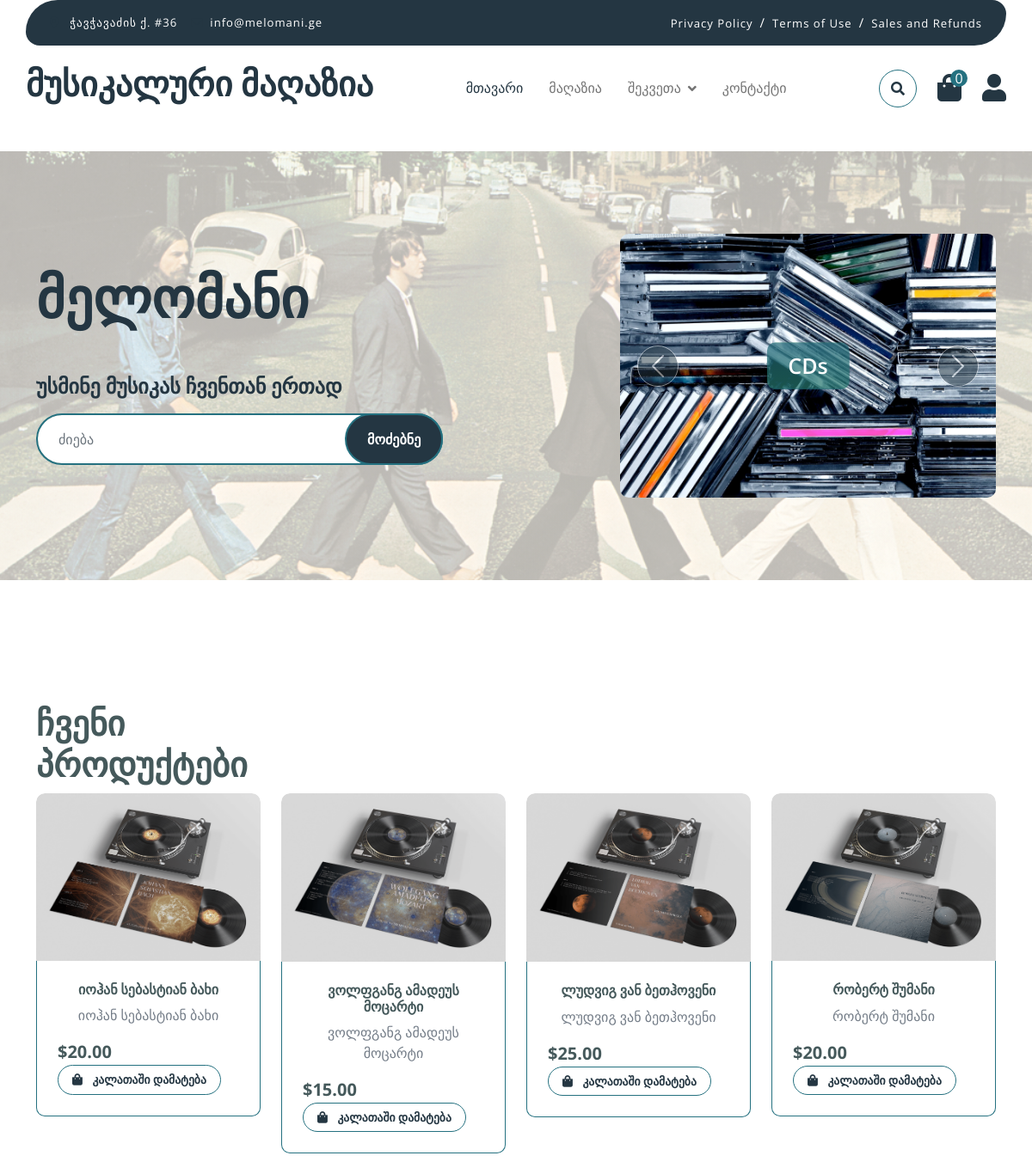
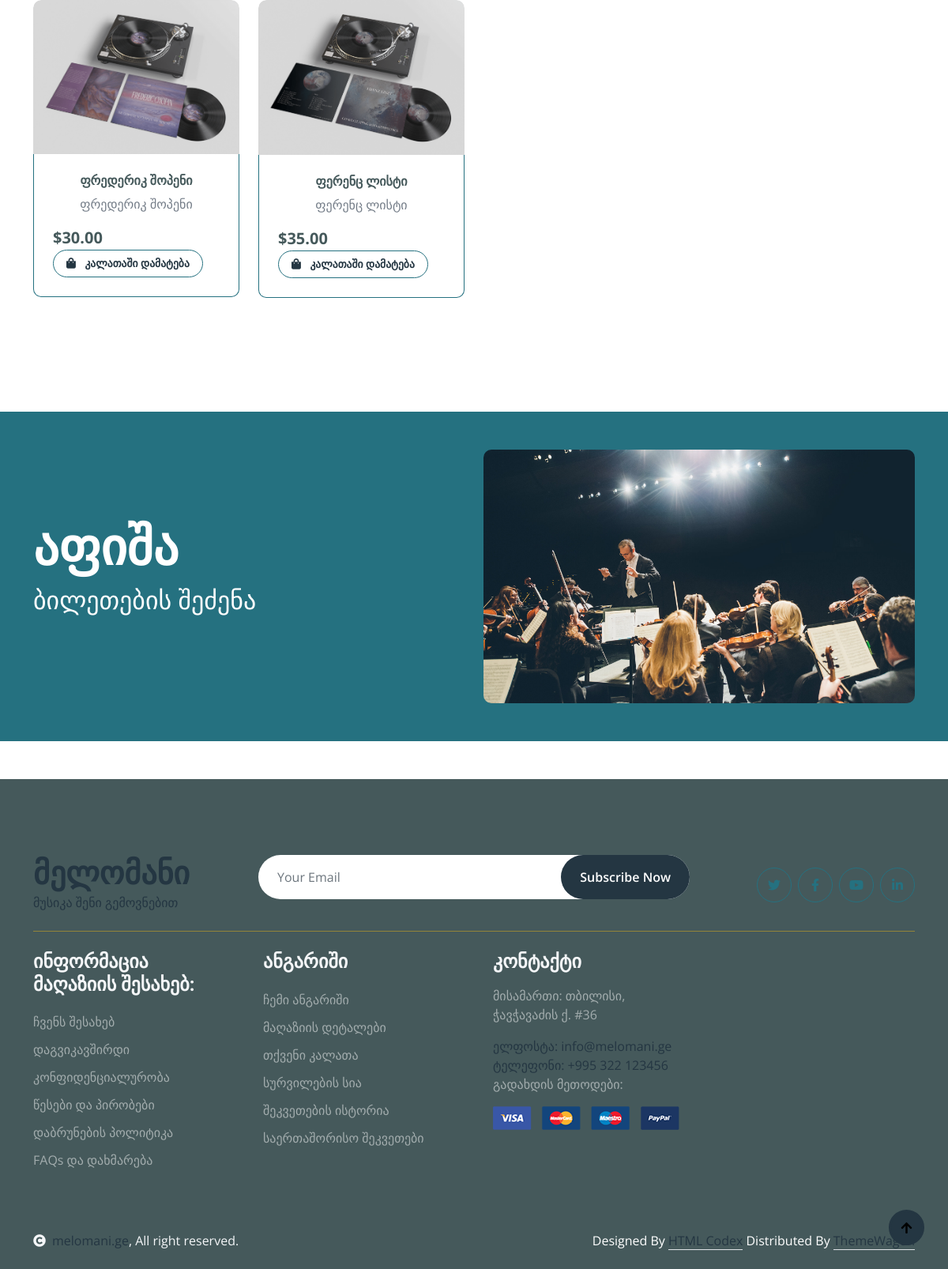
/ka/, run on the app's committed database (2 pictures, top to bottom).
### store/models.py (models this page shows, shortened)
class Product(models.Model):
    id=models.AutoField(primary_key=True, auto_created=True)
    product_name = models.CharField(max_length=255, null=True, blank=True, verbose_name=_("სახელი"))
    slug = models.SlugField(unique=True, max_length=255, blank=True)
    image = models.ImageField('image', upload_to='static/img/', max_length=255, default='df_image.png')
    category_name = models.ManyToManyField(Category, related_name='products')
    quantity=models.IntegerField(default=0, verbose_name=_("რაოდენობა"))
    price=models.DecimalField(max_digits=5, decimal_places=2, verbose_name=_("ფასი"))
    product_description = models.CharField(max_length=255, null=True, blank=True, verbose_name=_("პროდუქტის აღწერა"))

### store/views.py (the view, shortened to what this page needs)
# urls.py: path('', StoreView.as_view(), name='store'),
class StoreView(View):
    def get(self, request):
        products = Product.objects.all()
        query = request.GET.get('q')
        context = {
            'products': products,
        }
        return render(request, 'index/index.html', context)

### order/context_processors.py (called while the page is built)
def cart_quantity(request):
    total_quantity=0
    if request.user.is_authenticated:
        cart_items = CartItem.objects.filter(cart__user=request.user)
        total_quantity = sum(item.quantity for item in cart_items)
    return {'total_quantity':total_quantity}

### templates/index/index.html (shortened to what this page needs)
{%extends "../base.html" %}
{% load static %}
{% load i18n %}
{% block Hero %}
        <div class="container-fluid py-5 mb-5 hero-header">
            <div class="container py-5">
                <div class="row g-5 align-items-center">
                    <div class="col-md-12 col-lg-7">
                        <h1 class="mb-5 display-3 text-primary">{% trans "მელომანი" %}</h1>
                        <h4 class="mb-3 text-secondary">{% trans "უსმინე მუსიკას ჩვენთან ერთად" %}</h4>
                        <div class="position-relative mx-auto">
                            <form method="GET" action = "{% url 'store:store' %}">
                                <input class="form-control border-2 border-secondary w-75 py-3 px-4 rounded-pill" type="text" placeholder="ძიება" name="q" value="{{request.get.q}}">
                                <button type="submit" class="btn btn-primary border-2 border-secondary py-3 px-4 position-absolute rounded-pill text-white h-100" style="top: 0; right: 25%;">{% trans  "მოძებნე" %}</button>
                            </form>
                        </div>
                    </div>
                    <div class="col-md-12 col-lg-5">
                        <div id="carouselId" class="carousel slide position-relative" data-bs-ride="carousel">
                            <div class="carousel-inner" role="listbox">
                                <div class="carousel-item active rounded">
                                    <img src="{% static 'img/disks.png' %}" class="img-fluid w-100 h-100 bg-secondary rounded" alt="First slide">
                                    <a href="#" class="btn px-4 py-2 text-white rounded">CDs</a>
                                </div>
                            </div>
                            <button class="carousel-control-prev" type="button" data-bs-target="#carouselId" data-bs-slide="prev">
                                <span class="carousel-control-prev-icon" aria-hidden="true"></span>
                            </button>
                            <button class="carousel-control-next" type="button" data-bs-target="#carouselId" data-bs-slide="next">
                                <span class="carousel-control-next-icon" aria-hidden="true"></span>
                            </button>
                        </div>
                    </div>
                </div>
            </div>
        </div>
    {% endblock Hero %}
 {% block Fruit_shop %}
     {% include './fruits_shop.html' %}
  {% endblock %}
{% block banner_section %}
        <div class="container-fluid banner bg-secondary my-5">
            <div class="container py-5">
                <div class="row g-4 align-items-center">
                    <div class="col-lg-6">
                        <div class="py-4">
                            <a href="https://biletebi.ge/concerts" target="_blank"><h1 class="display-3 text-white">{% trans "აფიშა" %}</h1></a>
                            <a href="https://biletebi.ge/concerts" target="_blank"><p class="fw-normal display-3 text-white mb-4" style="font-size: 2rem;">{% trans "ბილეთების შეძენა" %}</p></a>
                        </div>
                    </div>
                    <div class="col-lg-6">
                        <div class="position-relative">
                            <img src="{% static 'img/concert.jpg' %}" class="img-fluid w-100 rounded" alt="">
                        </div>
                    </div>
                </div>
            </div>
        </div>
        {% endblock %}

### templates/index/fruits_shop.html
{% load static %}
{% block Fruit_shop %}
{% load i18n %}
        <div class="container-fluid fruite py-5">
            <div class="container py-5">
                <div class="tab-class text-center">
                    <div class="row g-4">
                        <div class="col-lg-4 text-start">
                            <h1>{% trans "ჩვენი პროდუქტები" %}</h1>
                        </div>
                    </div>
                    <div class="tab-content">
                        <div id="tab-1" class="tab-pane fade show p-0 active">
                            <div class="row g-4">
                                <div class="col-lg-12">
                                    <div class="row g-4">
                                        {% for product in products %}
                                        <div class="col-md-6 col-lg-4 col-xl-3">
                                                <div class="rounded position-relative fruite-item">
                                                    <div class="fruite-img">
                                                        <img src="{{product.image.url }}" class="img-fluid w-100 rounded-top" alt="{{product.name}}">
                                                    </div>
                                                    <div class="p-4 border border-secondary border-top-0 rounded-bottom">
                                                        <h4 style="font-size: 1rem;">{{ product.product_name}}</h4>
                                                        <p>{{ product.product_description }}</p>
                                                        <div class="d-flex justify-content-between flex-lg-wrap">
                                                            <p class="text-dark fs-5 fw-bold mb-0">${{ product.price}}</p>
                                                            <a href="{% url 'order:add_to_cart' product.id%}" class="btn border border-secondary rounded-pill px-3 text-primary" style="font-size: 0.85rem;"><i class="fa fa-shopping-bag me-2 text-primary" ></i> კალათაში დამატება</a>
                                                        </div>
                                                    </div>
                                                </div>
                                        </div>
                                        {% endfor %}
                                    </div>
                                </div>
                            </div>
                        </div>
                    </div>
                </div>
            </div>
        </div>
        {% endblock %}

### static/css/style.css (style rules this page uses)
.btn { font-weight: 600; transition: .5s; }
.btn.border-secondary { transition: 0.5s; }
.hero-header { background: linear-gradient(rgba(248, 223, 173, 0.1), rgba(248, 223, 173, 0.1)), url(../img/thebeatles.png); background-position: center center; background-repeat: no-repeat; background-size: cover; }
.carousel-item { position: relative; }
.carousel-item a { position: absolute; top: 50%; left: 50%; transform: translate(-50%, -50%); font-size: 25px; background: linear-gradient(rgba(29, 101, 117, 0.7), rgba(37, 119, 109, 0.7)); }
.carousel-control-next, .carousel-control-prev { width: 48px; height: 48px; border-radius: 48px; border: 1px solid var(--bs-white); background: var(--bs-primary); position: absolute; top: 50%; transform: translateY(-50%); }
.carousel-control-next { margin-right: 20px; }
.carousel-control-prev { margin-left: 20px; }
@media (min-width: 992px) { .hero-header, .page-header { margin-top: 152px !important; } }
.fruite .fruite-item { height: 100%; transition: 0.5s; }
.fruite .fruite-item .fruite-img { overflow: hidden; transition: 0.5s; border-radius: 10px 10px 0 0; }
.fruite .fruite-item .fruite-img img { transition: 0.5s; }

### data on the page
Product: image (picture), product_name "იოჰან სებასტიან ბახი", product_description "იოჰან სებასტიან ბახი", price "20.00"
Product: image (picture), product_name "ვოლფგანგ ამადეუს მოცარტი", product_description "ვოლფგანგ ამადეუს მოცარტი", price "15.00"
Product: image (picture), product_name "ლუდვიგ ვან ბეთჰოვენი", product_description "ლუდვიგ ვან ბეთჰოვენი", price "25.00"
Product: image (picture), product_name "რობერტ შუმანი", product_description "რობერტ შუმანი", price "20.00"
Product: image (picture), product_name "ფრედერიკ შოპენი", product_description "ფრედერიკ შოპენი", price "30.00"
Product: image (picture), product_name "ფერენც ლისტი", product_description "ფერენც ლისტი", price "35.00"

### other printed values
{{ total_quantity }} "0"
